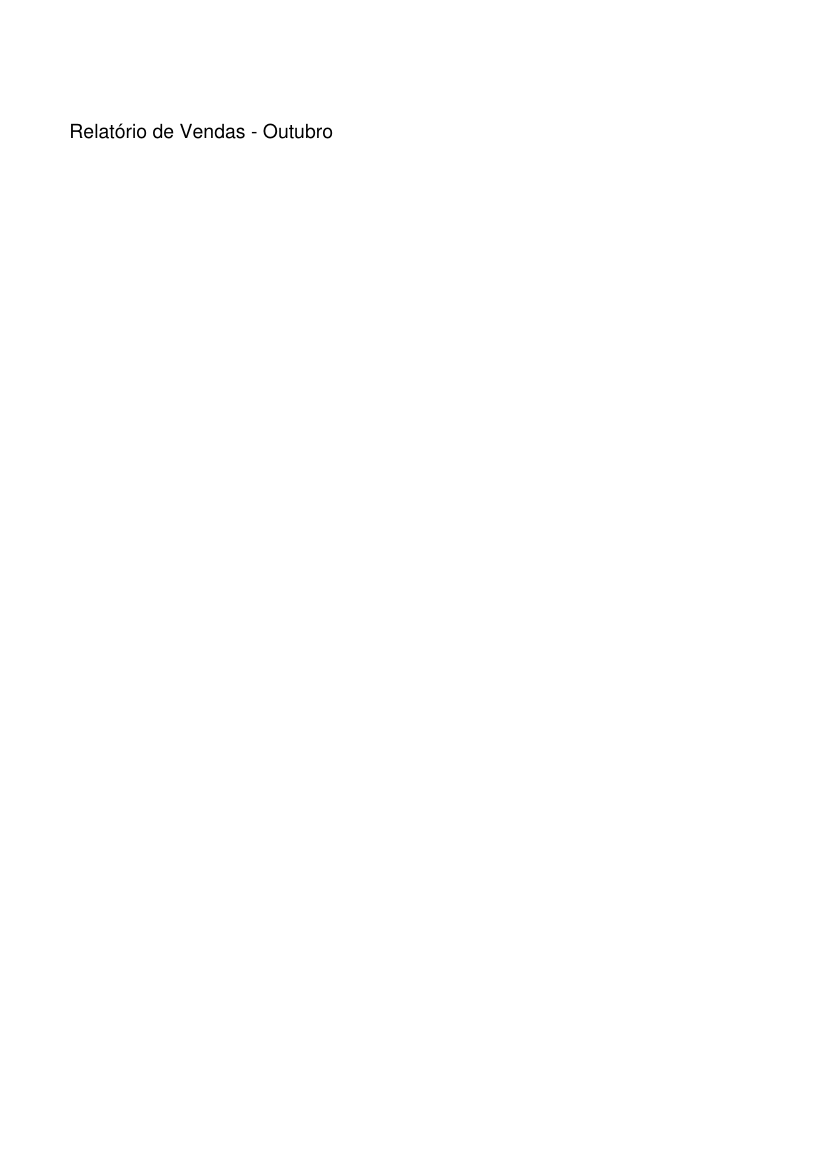

Recreate this plot in Python.
import fitz  # PyMuPDF

doc = fitz.open()
page = doc.new_page()
page.insert_text((50, 100), "Relatório de Vendas - Outubro", fontsize=14)
doc.save("relatorio.pdf")
